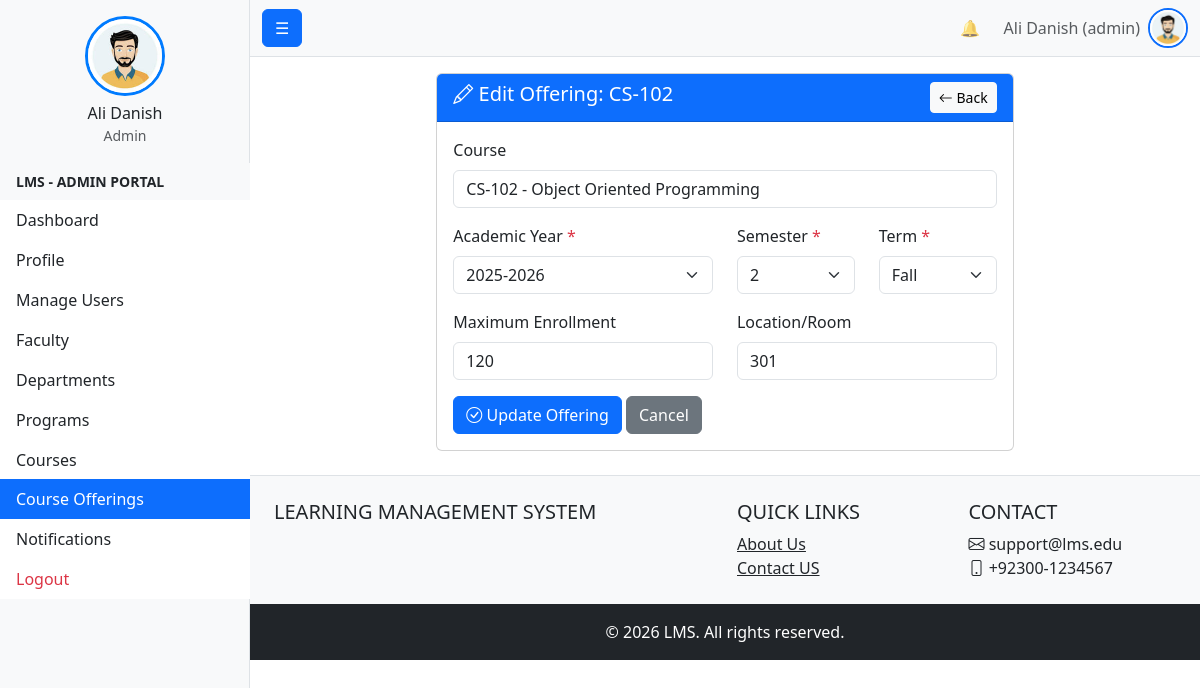
The page /admin_tools/Academic/Courses/offering/edit_offering.php?id=1 (signed in) on the database its author committed.
### tables this page shows
CREATE TABLE `users` (
  `id` int(11) NOT NULL,
  `first_name` varchar(100) NOT NULL,
  `last_name` varchar(100) NOT NULL,
  `full_name` varchar(201) GENERATED ALWAYS AS (concat(`first_name`,' ',`last_name`)) STORED,
  `email` varchar(255) DEFAULT NULL,
  `contact_number` varchar(20) DEFAULT NULL,
  `profile_image` varchar(255) DEFAULT NULL COMMENT 'Stores profile image filename (stored in /public/uploads/profiles/)',
  `campus_id` int(11) DEFAULT NULL,
  `gender` enum('male','female','other') DEFAULT NULL,
  `cnic` varchar(15) DEFAULT NULL,
  `date_of_birth` date DEFAULT NULL,
  `address` text DEFAULT NULL,
  `password_hash` varchar(255) NOT NULL,
  `user_code` varchar(255) NOT NULL,
  `status` enum('active','inactive','suspended') NOT NULL DEFAULT 'active',
  `is_deleted` tinyint(1) NOT NULL DEFAULT 0,
  `created_at` timestamp NOT NULL DEFAULT current_timestamp(),
  `updated_at` timestamp NOT NULL DEFAULT current_timestamp() ON UPDATE current_timestamp(),
  `last_login_at` datetime DEFAULT NULL
);

CREATE TABLE `roles` (
  `role_id` int(11) NOT NULL,
  `role_name` enum('student','faculty','admin','student_affairs','examination','admission','accounts') NOT NULL
);

CREATE TABLE `course_offering` (
  `offering_id` int(11) NOT NULL,
  `course_id` int(11) NOT NULL,
  `academic_year` varchar(9) NOT NULL,
  `semester` enum('1','2','3','4','5','6','7','8','9','10') NOT NULL,
  `term` enum('Fall','Spring','Summer') NOT NULL DEFAULT 'Fall',
  `max_enrollment` int(11) DEFAULT NULL,
  `location` varchar(100) DEFAULT NULL,
  `created_at` timestamp NOT NULL DEFAULT current_timestamp(),
  `updated_at` timestamp NOT NULL DEFAULT current_timestamp() ON UPDATE current_timestamp()
);

CREATE TABLE `course` (
  `course_id` int(11) NOT NULL,
  `department_id` int(11) NOT NULL,
  `course_code` varchar(50) NOT NULL,
  `course_name` varchar(150) NOT NULL,
  `credit_hrs` int(11) NOT NULL,
  `course_type` enum('core','elective') NOT NULL,
  `recommended_semester` int(11) DEFAULT NULL COMMENT 'Recommended semester for the course',
  `description` text DEFAULT NULL,
  `created_at` timestamp NOT NULL DEFAULT current_timestamp(),
  `updated_at` timestamp NOT NULL DEFAULT current_timestamp() ON UPDATE current_timestamp(),
  `is_deleted` tinyint(1) NOT NULL DEFAULT 0,
  `updated_by` int(11) DEFAULT NULL
);

### config.php (called while the page is built, shortened)
<?php
function url(string $path = ''): string {
    return rtrim(BASE_URL, '/') . '/' . ltrim($path, '/');
}

### admin_tools/Academic/Courses/offering/edit_offering.php (the view, shortened to what this page needs)
<?php
require_once $_SERVER['DOCUMENT_ROOT'] . '/project1/bootstrap.php';
$offering_id = (int)$_GET['id'];
$stmt = $conn->prepare("
    SELECT co.*, c.course_code, c.course_name
    FROM course_offering co
    JOIN course c ON co.course_id = c.course_id
    WHERE co.offering_id = ?
");
$stmt->bind_param('i', $offering_id);
$stmt->execute();
$offering = $stmt->get_result()->fetch_assoc();
$current_year = date('Y');
?>
<div class="container-fluid">
    <div class="row">
        <div class="col-lg-8 mx-auto">
            <div class="card">
                <div class="card-header bg-primary text-white d-flex justify-content-between">
                    <h5 class="mb-0"><i class="bi bi-pencil"></i> Edit Offering: <?= htmlspecialchars($offering['course_code']) ?></h5>
                    <a href="offering_list.php" class="btn btn-light btn-sm">
                        <i class="bi bi-arrow-left"></i> Back
                    </a>
                </div>
                <div class="card-body">
                    <form method="POST">
                        <div class="mb-3">
                            <label class="form-label">Course</label>
                            <input type="text" class="form-control"
                                   value="<?= htmlspecialchars($offering['course_code'] . ' - ' . $offering['course_name']) ?>"
                                   readonly>
                        </div>
                        <div class="row">
                            <div class="col-md-6 mb-3">
                                <label class="form-label">Academic Year <span class="text-danger">*</span></label>
                                <select name="academic_year" class="form-select" required>
                                    <option value="<?= ($current_year-1) . '-' . $current_year ?>"
                                            <?= $offering['academic_year'] == ($current_year-1) . '-' . $current_year ? 'selected' : '' ?>>
                                        <?= ($current_year-1) . '-' . $current_year ?>
                                    </option>
                                </select>
                            </div>
                            <div class="col-md-3 mb-3">
                                <label class="form-label">Semester <span class="text-danger">*</span></label>
                                <select name="semester" class="form-select" required>
                                    <?php for($i=1; $i<=10; $i++): ?>
                                        <option value="<?= $i ?>" <?= $offering['semester'] == $i ? 'selected' : '' ?>><?= $i ?></option>
                                    <?php endfor; ?>
                                </select>
                            </div>
                            <div class="col-md-3 mb-3">
                                <label class="form-label">Term <span class="text-danger">*</span></label>
                                <select name="term" class="form-select" required>
                                    <option value="Fall" <?= $offering['term'] == 'Fall' ? 'selected' : '' ?>>Fall</option>
                                </select>
                            </div>
                        </div>
                        <div class="row">
                            <div class="col-md-6 mb-3">
                                <label class="form-label">Maximum Enrollment</label>
                                <input type="number" name="max_enrollment" class="form-control"
                                       value="<?= $offering['max_enrollment'] ?>" min="1">
                            </div>
                            <div class="col-md-6 mb-3">
                                <label class="form-label">Location/Room</label>
                                <input type="text" name="location" class="form-control"
                                       value="<?= htmlspecialchars($offering['location'] ?? '') ?>">
                            </div>
                        </div>
                        <button type="submit" class="btn btn-primary">
                            <i class="bi bi-check-circle"></i> Update Offering
                        </button>
                        <a href="offering_list.php" class="btn btn-secondary">Cancel</a>
                    </form>
                </div>
            </div>
        </div>
    </div>
</div>
<?php
require_once '../../../../templates/layout/master_base.php';
?>

### templates/layout/navbar.php (shortened to what this page needs)
<?php
require_once $_SERVER['DOCUMENT_ROOT'].'/project1/bootstrap.php';
$name = 'Guest';
$role = 'guest';
$profile_image_url = url('public/male_avatar.jpeg');
if (isset($_SESSION['user_id'])) {
    $user_id = $_SESSION['user_id'];
    $stmt = $conn->prepare("
        SELECT u.full_name, r.role_name
        FROM users u
        LEFT JOIN user_roles ur ON u.id = ur.user_id
        LEFT JOIN roles r ON ur.role_id = r.role_id
        WHERE u.id = ?
        LIMIT 1
    ");
    $stmt->bind_param('i', $user_id);
    $stmt->execute();
    $result = $stmt->get_result();
    if ($row = $result->fetch_assoc()) {
        $name = $row['full_name'];
        $role = $row['role_name'] ?? 'guest';
    }
} else {
    $unread_count = 0;
    $notifications = [];
}
?>
<nav class="navbar navbar-expand-lg navbar-light bg-light border-bottom">
    <div class="container-fluid">
        <button class="btn btn-primary " id="sidebarToggle">☰</button>
        <div class="collapse navbar-collapse" id="navbarNav">
            <ul class="navbar-nav ms-auto align-items-center">
                <li class="nav-item dropdown me-3">
                    <a class="nav-link position-relative" href="#" id="notificationDropdown" role="button"
                       data-bs-toggle="dropdown" aria-expanded="false" title="Notifications">
                        🔔
                    </a>
                </li>
                <li class="nav-item me-2">
                    <span class="text-muted"><?= htmlspecialchars($name) ?> (<?= htmlspecialchars($role) ?>)</span>
                </li>
                <li class="nav-item dropdown">
                    <a class="nav-link p-0" href="#" id="userDropdown" role="button" data-bs-toggle="dropdown" aria-expanded="false" title="Profile Menu">
                        <img src="<?= $profile_image_url ?>" alt="Profile" class="rounded-circle border border-2 border-primary" style="width: 40px; height: 40px; object-fit: cover; cursor: pointer;">
                    </a>
                </li>
            </ul>
        </div>
    </div>
</nav>

### rows shown on the page
users: full_name "Ali Danish", roles.role_name "admin"
course_offering: course.course_code "CS-102", course.course_name "CS-102 - Object Oriented Programming", academic_year "2025-2026", semester "2", term "Fall", max_enrollment "120", location "301"

### other values the page prints
$name "Ali Danish"
$role "Admin"
$role "ADMIN"
$label "Dashboard"
$label "Profile"
$label "Manage Users"
$label "Faculty"
$label "Departments"
$label "Programs"
$label "Courses"
$label "Course Offerings"
$label "Notifications"
